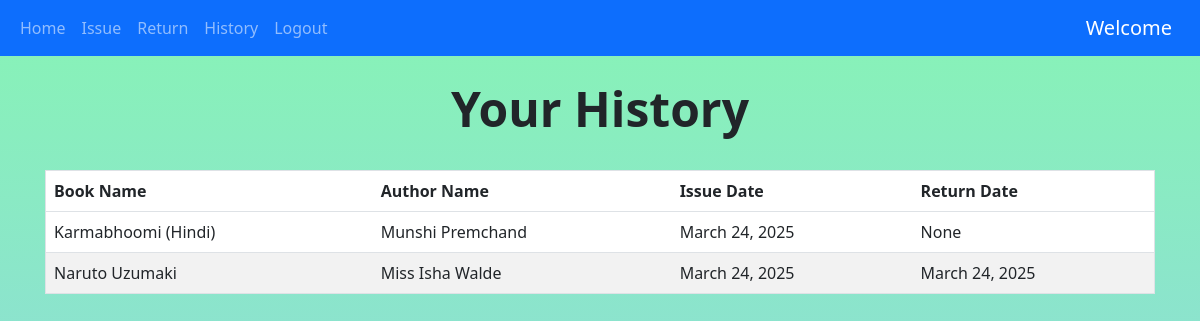
Screenshot of /history (signed in) with the database file from the repository.
### books/models.py (models this page shows, shortened)
class IssuedItem(models.Model):
    book_id = models.ForeignKey(Book, on_delete=models.CASCADE)
    user_id = models.ForeignKey(User, on_delete=models.CASCADE)
    issue_date = models.DateField(default=date.today(),blank=False)
    return_date = models.DateField(blank=True,null=True)

class Book(models.Model):
    book_name = models.CharField(max_length=150)
    author_name = models.CharField(max_length=200)
    quantity = models.IntegerField(default=1)
    subject = models.CharField(max_length=2000)
    book_add_time = models.TimeField(default=timezone.now())
    book_add_date = models.DateField(default=date.today())
    class Meta:
        unique_together = ('book_name','author_name')

### books/views.py (the view)
# urls.py: path('history',views.history,name='history'),
@login_required(login_url='login')
def history(request):
    my_items = IssuedItem.objects.filter(user_id=request.user).order_by('-issue_date')
    paginator = Paginator(my_items,10)
    page_number = request.GET.get('page')
    show_data_final = paginator.get_page(page_number)
    return render(request,'history.html',{'books':show_data_final})

### templates/history.html (shortened to what this page needs)
{% extends 'base.html' %} {% block content %}
<center>
  <br />
  <h1 class="display-5 fw-bold">Your History</h1>
  <br />
</center>
<div class="container">
  <table class="table">
    <thead class="thead-dark">
      <tr>
        <th scope="col">Book Name</th>
        <th scope="col">Author Name</th>
        <th scope="col">Issue Date</th>
        <th scope="col">Return Date</th>
      </tr>
    </thead>
    <tbody>
      {% for book in books %}
      <tr>
        <td>{{book.book_id.book_name}}</td>
        <td>{{book.book_id.author_name}}</td>
        <td>{{book.issue_date}}</td>
        <td>{{book.return_date}}</td>
      </tr>
      {% endfor %}
    </tbody>
  </table>
</div>
{% endblock %}

### templates/base.html (style rules this page uses)
body { background-color: linear-gradient(#89b4f4, #cf7ade); background-repeat: no-repeat; background-size: cover; }

### templates/history.html (style rules this page uses)
table { border-collapse: collapse; border-spacing: 0; border-radius: 10px; width: 100%; border: 1px solid #ddd; }
th, td { text-align: left; padding: 16px; }
tr:nth-child(even) { background-color: #f2f2f2; }
tr:nth-child(odd) { background-color: #ffffff; }
.container { width: 100%; padding-right: 15px; padding-left: 15px; margin-right: auto; margin-left: auto; }
body { background: linear-gradient(#87f4b5, #93cbf1); background-repeat: no-repeat; background-attachment: fixed; }

### rows the page displays
IssuedItem: book_id.book_name "Karmabhoomi (Hindi)", book_id.author_name "Munshi Premchand", issue_date "March 24, 2025", return_date "None"
IssuedItem: book_id.book_name "Naruto Uzumaki", book_id.author_name "Miss Isha Walde", issue_date "March 24, 2025", return_date "March 24, 2025"
